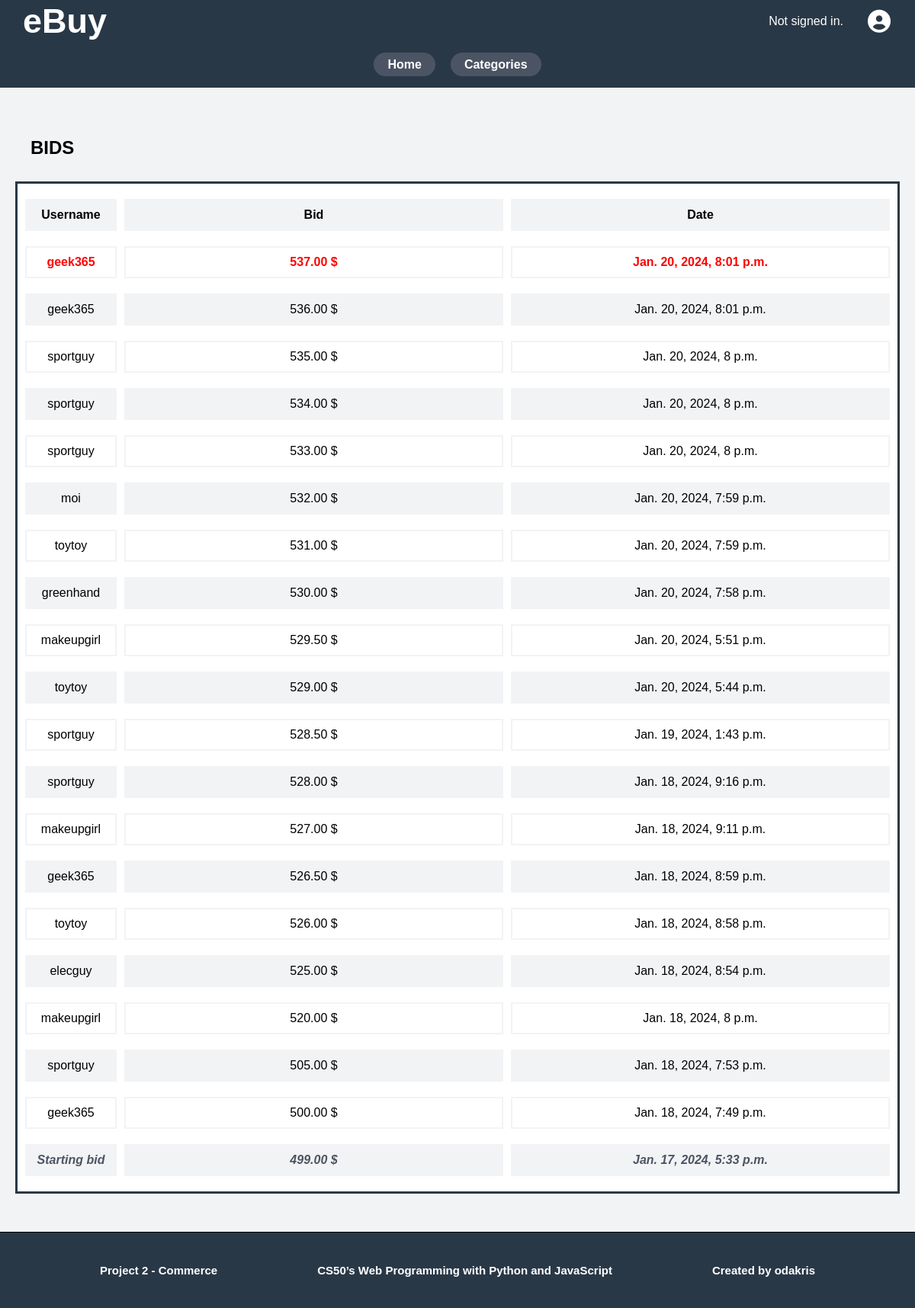
The page /auction/35/bids on the database its author committed.
### auctions/models.py (models this page shows, shortened)
class Bid(models.Model):
    bidder = models.ForeignKey(User, on_delete=models.CASCADE, related_name="bidder")
    auction = models.ForeignKey(Auction, on_delete=models.CASCADE, related_name="auction_bid")
    bid_date = models.DateTimeField(auto_now_add=True, null=True)
    bid = models.DecimalField(max_digits=10, decimal_places=2)
    class Meta:
        ordering = ["bid_date"]

class User(AbstractUser):
    pass

class Auction(models.Model):
    seller = models.ForeignKey(User, on_delete=models.CASCADE, related_name="seller")
    title = models.CharField(max_length=32)
    category = models.ForeignKey(Category, on_delete=models.CASCADE, related_name="category")
    description = models.TextField(max_length=1200)
    creation_date = models.DateTimeField(auto_now_add=True, null=True)
    start_bid = models.DecimalField(max_digits=10, decimal_places=2, null=True)
    bid = models.DecimalField(default=0.00, max_digits=10, decimal_places=2, null=True)
    bid_counter = models.IntegerField(default=0)
    active = models.BooleanField(default=True)
    close_date = models.DateTimeField(auto_now_add=True, null=True)
    winner = models.ForeignKey(User, on_delete=models.CASCADE, blank=True, null=True, related_name="auction_winner")
    class Meta:
        ordering = ["creation_date"]

### auctions/views.py (the view)
# urls.py: path("auction/<int:auction_id>/bids", views.auction_bids, name="auction_bids")
def auction_bids(request, auction_id):
    current_auction = Auction.objects.get(pk=auction_id)
    all_auction_bid = Bid.objects.filter(auction=current_auction).order_by('-bid')
    return render(request, 'auctions/auction_bids.html', {
        "auction": current_auction,
        "bids": all_auction_bid,
    })

### auctions/templates/auctions/auction_bids.html
{% extends "auctions/layout.html" %}
{% block body %}
<div class="auction-bid-container">
    <h2>BIDS</h2>
    <div class="auction-bids auction-details flex">
        <div class="auction-detail">
            <p class="auction-label-bid">Username</p>
            <p class="auction-content-bid">Bid</p>
            <p class="auction-date-bid">Date</p>
        </div>
        {% for bid in bids %}
        <div class="auction-detail">
            <p class="auction-label-bid">{{ bid.bidder }}</p>
            <p class="auction-content-bid">{{ bid.bid }} $</p>
            <p class="auction-date-bid">{{ bid.bid_date }}</p>
        </div>
        {% endfor %}
        <div class="auction-detail">
            <p class="auction-label-bid">Starting bid</p>
            <p class="auction-content-bid">{{ auction.start_bid }} $</p>
            <p class="auction-date-bid">{{ auction.creation_date }}</p>
        </div>
    </div>
</div>
{% endblock %}

### auctions/static/auctions/styles.css (style rules this page uses)
:root { --color0: #fff; --color1: #293847; --color2: #4c5464; --color-body: #f2f3f5; --navbar-head-height: 5.5rem; --auth-padding-left: 3rem; --auth-icon-size: 3rem; --navbar-links-height: 6rem; --footer-height: 10rem; --border-radius: 5rem; --border: 3px solid var(--color1); }
* { margin: 0; padding: 0; box-sizing: border-box; scroll-behavior: smooth; font-family: Hind Madurai, Hind-fallback, Arial, sans-serif; }
.flex { display: flex; justify-content: center; align-items: center; }
.auction-container h2, .auction-bid-container h2, .home-container h2 { width: 100%; text-align: left; padding: 3rem 2rem; }
html { display: block; font-size: 10px; }
body { display: block; font-size: 1.6rem; background-color: var(--color-body); }
body, .wrapper { min-height: 100vh; }
.auction-bid-container { grid-column: 2 / 3; }
.auction-details, .auction-bid, .auction-bid-details, .auction-bid-form, .auction-wishlist-form { flex-direction: column; }
.auction-bid-container { flex-direction: column; justify-content: space-evenly; }
.auction-details, .auction-bid-details { padding: 1rem; }
.auction-details { width: 100%; border: var(--border); background-color: var(--color0); }
.auction-detail { width: 100%; display: grid; gap: 1rem; grid-auto-rows: 1fr; grid-template-columns: 12rem 1fr 1fr; margin: 1rem; min-height: 4rem; }
.auction-detail p { padding: 1rem; }
.auction-label-bid { grid-column: 1 / 2; }
.auction-content-bid { grid-column: 2 / 3; }
.auction-date-bid { grid-column: 3 / 4; }
.auction-bids { text-align: center; }
.auction-bids .auction-detail:first-child p { font-weight: 700; }
.auction-bids .auction-detail:nth-child(2) p { font-weight: 700; color: red; }
.auction-bids .auction-detail:nth-child(odd) p { border: 2px solid var(--color-body); background-color: var(--color-body); }
.auction-bids .auction-detail:nth-child(even) p { border: 2px solid var(--color-body); }
.auction-bids .auction-detail:last-child p { font-weight: 700; color: var(--color2); font-style: italic; }

### rows shown on the page
Bid: bidder "geek365", bid "537.00", bid_date "Jan. 20, 2024, 8:01 p.m."
Bid: bidder "geek365", bid "536.00", bid_date "Jan. 20, 2024, 8:01 p.m."
Bid: bidder "sportguy", bid "535.00", bid_date "Jan. 20, 2024, 8 p.m."
Bid: bidder "sportguy", bid "534.00", bid_date "Jan. 20, 2024, 8 p.m."
Bid: bidder "sportguy", bid "533.00", bid_date "Jan. 20, 2024, 8 p.m."
Bid: bidder "moi", bid "532.00", bid_date "Jan. 20, 2024, 7:59 p.m."
Bid: bidder "toytoy", bid "531.00", bid_date "Jan. 20, 2024, 7:59 p.m."
Bid: bidder "greenhand", bid "530.00", bid_date "Jan. 20, 2024, 7:58 p.m."
Bid: bidder "makeupgirl", bid "529.50", bid_date "Jan. 20, 2024, 5:51 p.m."
Bid: bidder "toytoy", bid "529.00", bid_date "Jan. 20, 2024, 5:44 p.m."
Bid: bidder "sportguy", bid "528.50", bid_date "Jan. 19, 2024, 1:43 p.m."
Bid: bidder "sportguy", bid "528.00", bid_date "Jan. 18, 2024, 9:16 p.m."
Bid: bidder "makeupgirl", bid "527.00", bid_date "Jan. 18, 2024, 9:11 p.m."
Bid: bidder "geek365", bid "526.50", bid_date "Jan. 18, 2024, 8:59 p.m."
Bid: bidder "toytoy", bid "526.00", bid_date "Jan. 18, 2024, 8:58 p.m."
Bid: bidder "elecguy", bid "525.00", bid_date "Jan. 18, 2024, 8:54 p.m."
Bid: bidder "makeupgirl", bid "520.00", bid_date "Jan. 18, 2024, 8 p.m."
Bid: bidder "sportguy", bid "505.00", bid_date "Jan. 18, 2024, 7:53 p.m."
Bid: bidder "geek365", bid "500.00", bid_date "Jan. 18, 2024, 7:49 p.m."
Auction: start_bid "499.00", creation_date "Jan. 17, 2024, 5:33 p.m."
